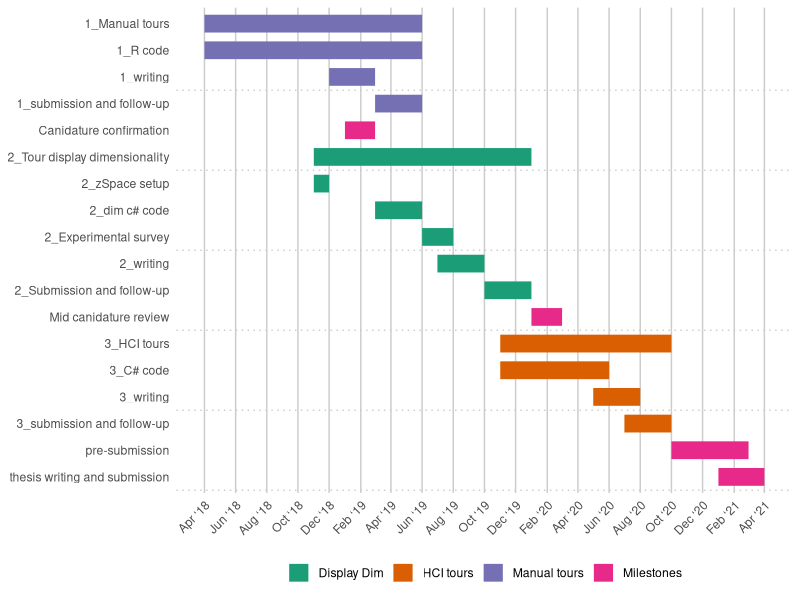

Generate this figure with R:
## ---- chunk 1
## working from: https://stats.andrewheiss.com/misc/gantt.html
library(tidyverse)
library(lubridate)
library(scales)
library(Cairo)

tasks <- tribble(
  ~Start,       ~End,         ~Project,          ~Task,
  "2018-04-01", "2019-06-01", "Manual tours", "1_Manual tours",
  "2018-04-01", "2019-06-01", "Manual tours", "1_R code",
  "2018-12-01", "2019-03-01", "Manual tours", "1_writing",
  "2019-03-01", "2019-06-01", "Manual tours", "1_submission and follow-up",
  "2019-01-01", "2019-03-01", "Milestones",   "Canidature confirmation",
  "2018-11-01", "2020-01-01", "Display Dim",  "2_Tour display dimensionality",
  "2018-11-01", "2018-12-01", "Display Dim",  "2_zSpace setup",
  "2019-03-01", "2019-06-01", "Display Dim",  "2_dim c# code",
  "2019-06-01", "2019-08-01", "Display Dim",  "2_Experimental survey",
  "2019-07-01", "2019-10-01", "Display Dim",  "2_writing",
  "2019-10-01", "2020-01-01", "Display Dim",  "2_Submission and follow-up",
  "2020-01-01", "2020-03-01", "Milestones",   "Mid canidature review",
  "2019-11-01", "2020-10-01", "HCI tours",    "3_HCI tours",
  "2019-11-01", "2020-06-01", "HCI tours",    "3_C# code",
  "2020-05-01", "2020-08-01", "HCI tours",    "3_writing",
  "2020-07-01", "2020-10-01", "HCI tours",    "3_submission and follow-up",
  "2020-10-01", "2021-03-01", "Milestones",   "pre-submission",
  "2021-01-01", "2021-04-01", "Milestones",   "thesis writing and submission"
)

# Convert data to long for ggplot
tasks.long <- tasks %>%
  mutate(Start = ymd(Start),
         End = ymd(End)) %>%
  gather(date.type, task.date, -c(Project, Task)) %>%
  #arrange(date.type, task.date) %>%
  mutate(Task = factor(Task, levels=rev(unique(Task)), ordered=T))
# Custom theme for making a clean Gantt chart
theme_gantt <- function(base_size=11) {
  ret <- theme_bw(base_size) %+replace%
    theme(panel.background = element_rect(fill="#ffffff", colour=NA),
          axis.title.x=element_text(vjust=-0.2), axis.title.y=element_text(vjust=1.5),
          title=element_text(vjust=1.2),
          panel.border = element_blank(), axis.line=element_blank(),
          panel.grid.minor=element_blank(),
          panel.grid.major.y = element_blank(),
          panel.grid.major.x = element_line(size=0.5, colour="grey80"),
          axis.ticks=element_blank(),
          legend.position="bottom", 
          axis.title=element_text(size=rel(0.8)),
          strip.text=element_text(size=rel(1)),
          strip.background=element_rect(fill="#ffffff", colour=NA),
          panel.spacing.y=unit(1.5, "lines"),
          legend.key = element_blank())
  
  ret
}

# Calculate where to put the dotted lines that show up every three entries
x.breaks <- seq(length(tasks$Task) + 0.5 - 3, 0, by=-3)

# Build plot
timeline <- ggplot(tasks.long, aes(x=Task, y=task.date, colour=Project)) + 
  geom_line(size=6) + 
  geom_vline(xintercept=x.breaks, colour="grey80", linetype="dotted") + 
  guides(colour=guide_legend(title=NULL)) +
  labs(x=NULL, y=NULL) + coord_flip() +
  scale_y_date(date_breaks="2 months", labels=date_format("%b ‘%y")) +
  theme_gantt() + theme(axis.text.x=element_text(angle=45, hjust=1)) +
  scale_color_brewer(palette = "Dark2")

timeline
